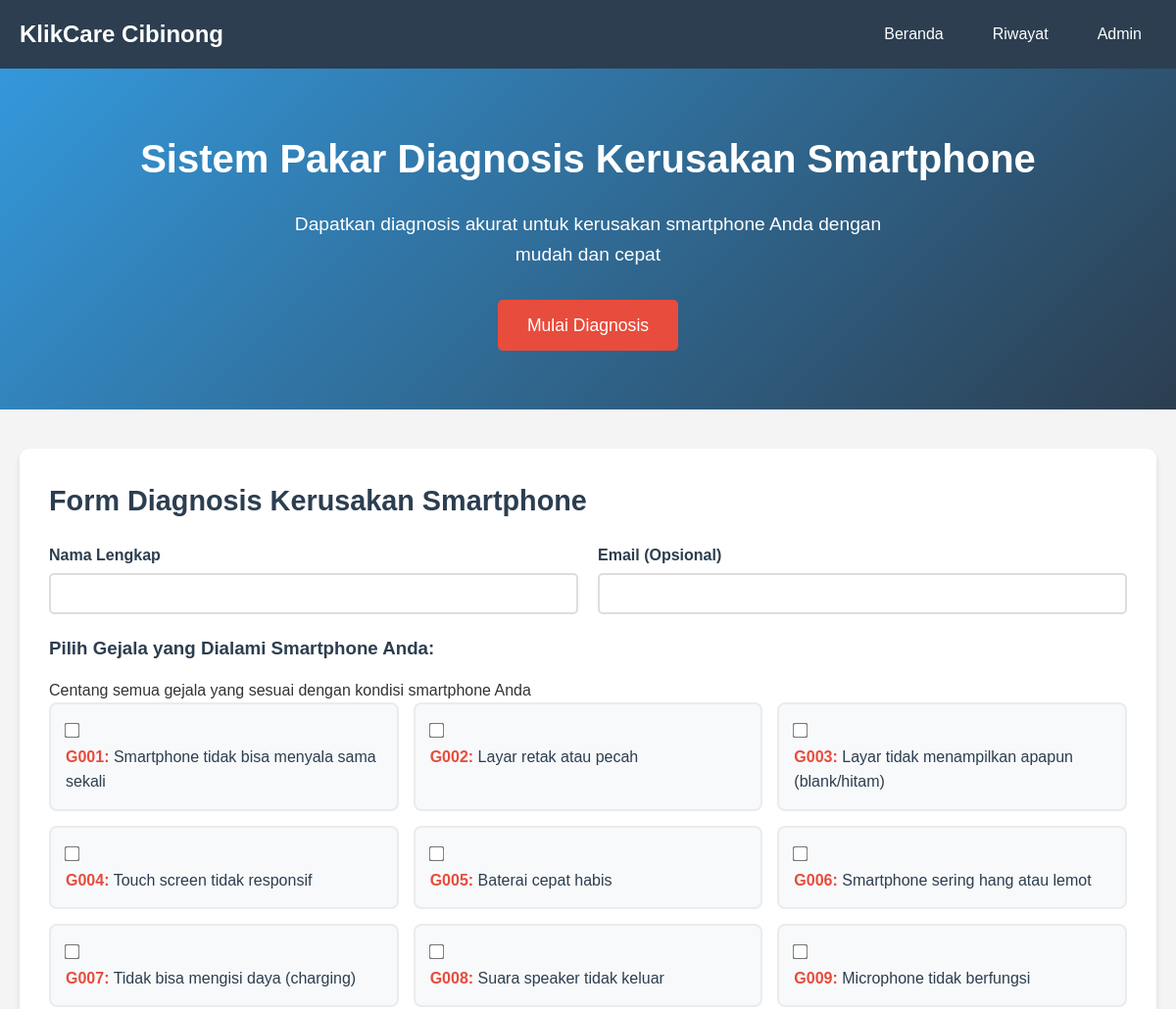
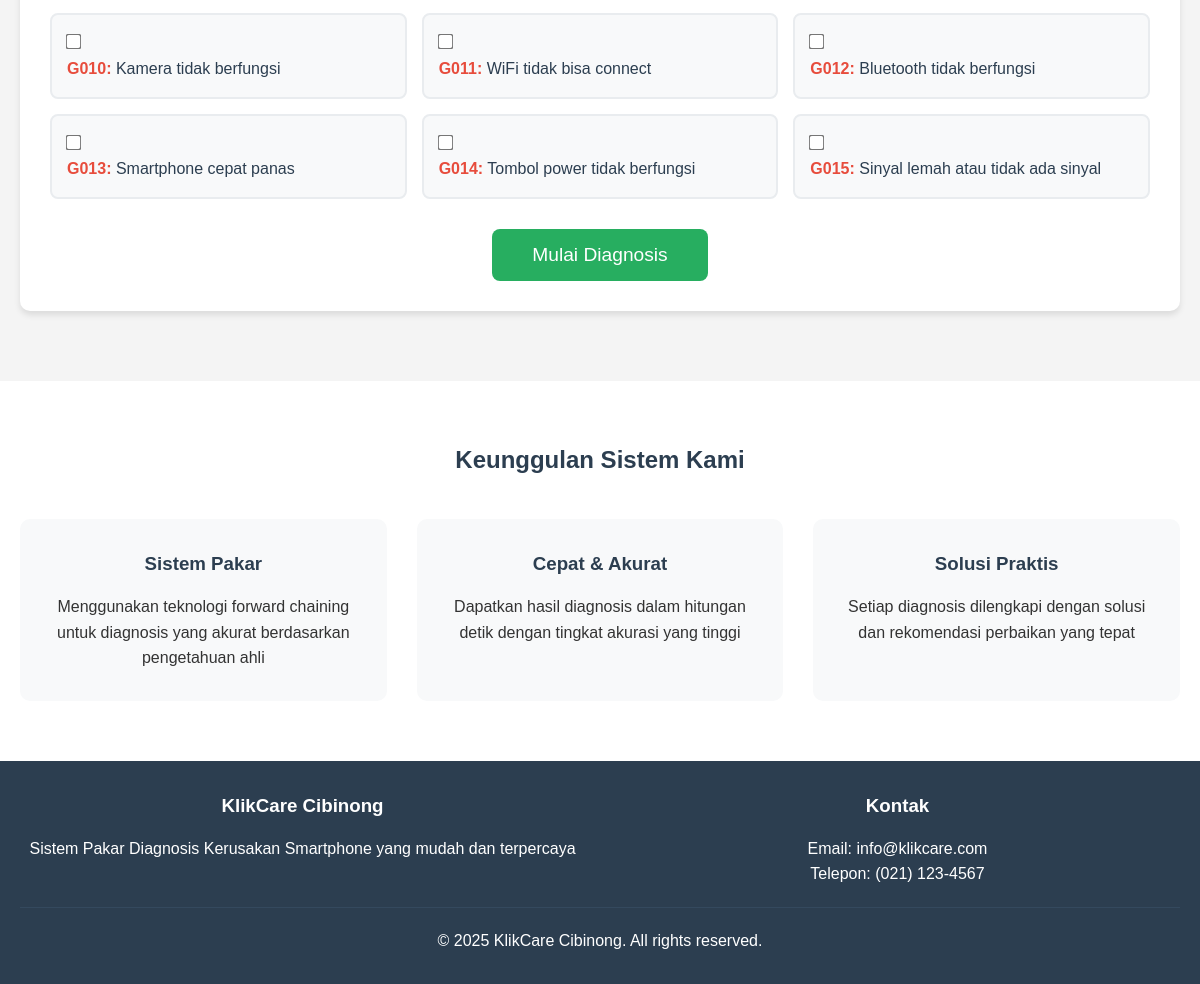
The page / on the database its author committed (2 pictures, top to bottom).
### tables this page shows
CREATE TABLE gejala (
    id INT AUTO_INCREMENT PRIMARY KEY,
    kode_gejala VARCHAR(10) NOT NULL UNIQUE,
    nama_gejala TEXT NOT NULL,
    created_at TIMESTAMP DEFAULT CURRENT_TIMESTAMP
);

### config/database.php (called while the page is built, shortened)
<?php
class Database {
    private $host = 'localhost';
    private $username = 'root';
    private $password = '';
    private $database = 'spforward_chaining';
    private $connection;
    private function connect() {
        try {
            $this->connection = new mysqli($this->host, $this->username, $this->password, $this->database);
            $this->connection->set_charset("utf8");
        } catch (Exception $e) {
            die("Database connection error: " . $e->getMessage());
        }
    }
    public function query($sql) {
        return $this->connection->query($sql);
    }
}
?>

### classes/ForwardChaining.php (called while the page is built, shortened)
<?php
require_once 'config/database.php';
class ForwardChaining {
    private $db;
    public function __construct() {
        $this->db = new Database();
    }
    public function getGejala() {
        $sql = "SELECT * FROM gejala ORDER BY kode_gejala";
        $result = $this->db->query($sql);
        $gejala = [];
        if ($result && $result->num_rows > 0) {
            while ($row = $result->fetch_assoc()) {
                $gejala[] = $row;
            }
        }
        return $gejala;
    }
}
?>

### index.php (the view, shortened to what this page needs)
<?php
require_once 'classes/ForwardChaining.php';
$fc = new ForwardChaining();
$gejala_list = $fc->getGejala();
?>
<!DOCTYPE html>
<html lang="id">
<head>
    <link rel="stylesheet" href="assets/css/style.css">
</head>
<body>
    <header class="header">
        <div class="container">
            <div class="header-content">
                <div class="logo">KlikCare Cibinong</div>
                <nav>
                    <ul class="nav">
                        <li><a href="index.php">Beranda</a></li>
                        <li><a href="riwayat.php">Riwayat</a></li>
                        <li><a href="admin/login.php">Admin</a></li>
                    </ul>
                </nav>
            </div>
        </div>
    </header>
    <section class="hero">
        <div class="container">
            <h1>Sistem Pakar Diagnosis Kerusakan Smartphone</h1>
            <p>Dapatkan diagnosis akurat untuk kerusakan smartphone Anda dengan mudah dan cepat</p>
            <a href="#diagnosis-form" class="btn-primary">Mulai Diagnosis</a>
        </div>
    </section>
    <main class="main-content">
        <div class="container">
            <div class="card" id="diagnosis-form">
                <h2>Form Diagnosis Kerusakan Smartphone</h2>
                <form method="POST" action="">
                    <div class="form-row">
                        <div class="form-col">
                            <div class="form-group">
                                <label for="nama">Nama Lengkap</label>
                                <input type="text" id="nama" name="nama" required>
                            </div>
                        </div>
                        <div class="form-col">
                            <div class="form-group">
                                <label for="email">Email (Opsional)</label>
                                <input type="email" id="email" name="email">
                            </div>
                        </div>
                    </div>
                    <div class="gejala-section">
                        <h3>Pilih Gejala yang Dialami Smartphone Anda:</h3>
                        <p>Centang semua gejala yang sesuai dengan kondisi smartphone Anda</p>
                        <div class="gejala-grid">
                            <?php foreach ($gejala_list as $gejala): ?>
                                <div class="gejala-item">
                                    <input type="checkbox"
                                           id="gejala_<?php echo $gejala['id']; ?>"
                                           name="gejala[]"
                                           value="<?php echo $gejala['kode_gejala']; ?>">
                                    <label for="gejala_<?php echo $gejala['id']; ?>">
                                        <span class="gejala-code"><?php echo $gejala['kode_gejala']; ?>:</span>
                                        <?php echo $gejala['nama_gejala']; ?>
                                    </label>
                                </div>
                            <?php endforeach; ?>
                        </div>
                    </div>
                    <button type="submit" name="diagnose" class="btn-submit">
                        Mulai Diagnosis
                    </button>
                </form>
            </div>
        </div>
    </main>
    <section class="features">
        <div class="container">
            <h2>Keunggulan Sistem Kami</h2>
            <div class="features-grid">
                <div class="feature-item">
                    <h3>Sistem Pakar</h3>
                    <p>Menggunakan teknologi forward chaining untuk diagnosis yang akurat berdasarkan pengetahuan ahli</p>
                </div>
                <div class="feature-item">
                    <h3>Cepat & Akurat</h3>
                    <p>Dapatkan hasil diagnosis dalam hitungan detik dengan tingkat akurasi yang tinggi</p>
                </div>
                <div class="feature-item">
                    <h3>Solusi Praktis</h3>
                    <p>Setiap diagnosis dilengkapi dengan solusi dan rekomendasi perbaikan yang tepat</p>
                </div>
            </div>
        </div>
    </section>
    <footer class="footer">
        <div class="container">
            <div class="footer-content">
                <div class="footer-section">
                    <h3>KlikCare Cibinong</h3>
                    <p>Sistem Pakar Diagnosis Kerusakan Smartphone yang mudah dan terpercaya</p>
                </div>
                <div class="footer-section">
                    <h3>Kontak</h3>
                    <p>Email: info@klikcare.com<br>
                       Telepon: (021) 123-4567</p>
                </div>
            </div>
            <div class="footer-bottom">
                <p>&copy; 2025 KlikCare Cibinong. All rights reserved.</p>
            </div>
        </div>
    </footer>
</body>
</html>

### assets/css/style.css (style rules this page uses)
* { margin: 0; padding: 0; box-sizing: border-box; }
body { font-family: Arial, sans-serif; line-height: 1.6; color: #333; background-color: #f4f4f4; }
.container { max-width: 1200px; margin: 0 auto; padding: 0 20px; }
.header { background-color: #2c3e50; color: white; padding: 1rem 0; box-shadow: 0 2px 5px rgba(0,0,0,0.1); }
.header-content { display: flex; justify-content: space-between; align-items: center; }
.logo { font-size: 1.5rem; font-weight: bold; }
.nav { display: flex; list-style: none; gap: 20px; }
.nav a { color: white; text-decoration: none; padding: 10px 15px; border-radius: 5px; transition: background-color 0.3s; }
.hero { background: linear-gradient(135deg, #3498db, #2c3e50); color: white; padding: 60px 0; text-align: center; }
.hero h1 { font-size: 2.5rem; margin-bottom: 20px; }
.hero p { font-size: 1.2rem; margin-bottom: 30px; max-width: 600px; margin-left: auto; margin-right: auto; }
.btn-primary { background-color: #e74c3c; color: white; padding: 12px 30px; border: none; border-radius: 5px; font-size: 1.1rem; cursor: pointer; text-decoration: none; display: inline-block; transition: background-color 0.3s; }
.btn-submit { background-color: #27ae60; color: white; padding: 15px 40px; border: none; border-radius: 8px; font-size: 1.2rem; cursor: pointer; display: block; margin: 30px auto 0; transition: background-color 0.3s; }
.main-content { padding: 40px 0; }
.card { background: white; border-radius: 10px; padding: 30px; margin-bottom: 30px; box-shadow: 0 4px 6px rgba(0,0,0,0.1); }
.card h2 { color: #2c3e50; margin-bottom: 20px; font-size: 1.8rem; }
.form-group { margin-bottom: 20px; }
.form-row { display: flex; gap: 20px; }
.form-col { flex: 1; }
label { display: block; margin-bottom: 5px; font-weight: bold; color: #2c3e50; }
input[type="text"], input[type="email"] { width: 100%; padding: 10px; border: 2px solid #ddd; border-radius: 5px; font-size: 1rem; }
.gejala-section { margin-bottom: 30px; }
.gejala-section h3 { color: #2c3e50; margin-bottom: 15px; }
.gejala-grid { display: grid; grid-template-columns: repeat(auto-fit, minmax(300px, 1fr)); gap: 15px; }
.gejala-item { background: #f8f9fa; border: 2px solid #e9ecef; border-radius: 8px; padding: 15px; transition: all 0.3s; cursor: pointer; }
.gejala-item input[type="checkbox"] { margin-right: 10px; transform: scale(1.2); }
.gejala-item label { cursor: pointer; font-weight: normal; margin-bottom: 0; }
.gejala-code { font-weight: bold; color: #e74c3c; }
.features { padding: 60px 0; background: white; }
.features h2 { text-align: center; margin-bottom: 40px; color: #2c3e50; }
.features-grid { display: grid; grid-template-columns: repeat(auto-fit, minmax(250px, 1fr)); gap: 30px; }
.feature-item { text-align: center; padding: 30px 20px; background: #f8f9fa; border-radius: 10px; transition: transform 0.3s; }
.feature-item h3 { margin-bottom: 15px; color: #2c3e50; }
.footer { background-color: #2c3e50; color: white; text-align: center; padding: 30px 0; }
.footer-content { display: grid; grid-template-columns: repeat(auto-fit, minmax(250px, 1fr)); gap: 30px; margin-bottom: 20px; }
.footer-section h3 { margin-bottom: 15px; }
.footer-bottom { border-top: 1px solid #34495e; padding-top: 20px; margin-top: 20px; }

### rows shown on the page
gejala: kode_gejala "G001", nama_gejala "Smartphone tidak bisa menyala sama sekali"
gejala: kode_gejala "G002", nama_gejala "Layar retak atau pecah"
gejala: kode_gejala "G003", nama_gejala "Layar tidak menampilkan apapun (blank/hitam)"
gejala: kode_gejala "G004", nama_gejala "Touch screen tidak responsif"
gejala: kode_gejala "G005", nama_gejala "Baterai cepat habis"
gejala: kode_gejala "G006", nama_gejala "Smartphone sering hang atau lemot"
gejala: kode_gejala "G007", nama_gejala "Tidak bisa mengisi daya (charging)"
gejala: kode_gejala "G008", nama_gejala "Suara speaker tidak keluar"
gejala: kode_gejala "G009", nama_gejala "Microphone tidak berfungsi"
gejala: kode_gejala "G010", nama_gejala "Kamera tidak berfungsi"
gejala: kode_gejala "G011", nama_gejala "WiFi tidak bisa connect"
gejala: kode_gejala "G012", nama_gejala "Bluetooth tidak berfungsi"
gejala: kode_gejala "G013", nama_gejala "Smartphone cepat panas"
gejala: kode_gejala "G014", nama_gejala "Tombol power tidak berfungsi"
gejala: kode_gejala "G015", nama_gejala "Sinyal lemah atau tidak ada sinyal"
